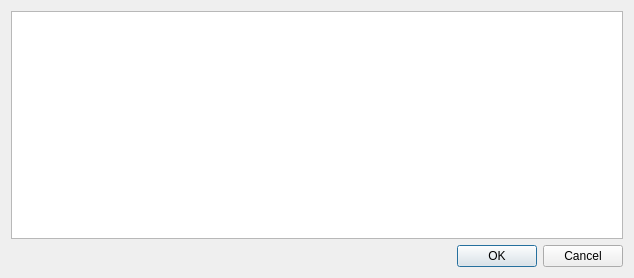
<?xml version="1.0" encoding="UTF-8"?>
<ui version="4.0">
 <class>ProgressDialog</class>
 <widget class="QDialog" name="ProgressDialog">
  <property name="geometry">
   <rect>
    <x>0</x>
    <y>0</y>
    <width>634</width>
    <height>278</height>
   </rect>
  </property>
  <property name="windowTitle">
   <string>Dialog</string>
  </property>
  <layout class="QGridLayout" name="gridLayout">
   <item row="0" column="0">
    <widget class="QListWidget" name="listWidget"/>
   </item>
   <item row="1" column="0">
    <widget class="QDialogButtonBox" name="buttonBox">
     <property name="orientation">
      <enum>Qt::Horizontal</enum>
     </property>
     <property name="standardButtons">
      <set>QDialogButtonBox::Cancel|QDialogButtonBox::Ok</set>
     </property>
    </widget>
   </item>
  </layout>
 </widget>
 <resources/>
 <connections>
  <connection>
   <sender>buttonBox</sender>
   <signal>accepted()</signal>
   <receiver>ProgressDialog</receiver>
   <slot>accept()</slot>
   <hints>
    <hint type="sourcelabel">
     <x>248</x>
     <y>254</y>
    </hint>
    <hint type="destinationlabel">
     <x>157</x>
     <y>274</y>
    </hint>
   </hints>
  </connection>
  <connection>
   <sender>buttonBox</sender>
   <signal>rejected()</signal>
   <receiver>ProgressDialog</receiver>
   <slot>reject()</slot>
   <hints>
    <hint type="sourcelabel">
     <x>316</x>
     <y>260</y>
    </hint>
    <hint type="destinationlabel">
     <x>286</x>
     <y>274</y>
    </hint>
   </hints>
  </connection>
 </connections>
</ui>
